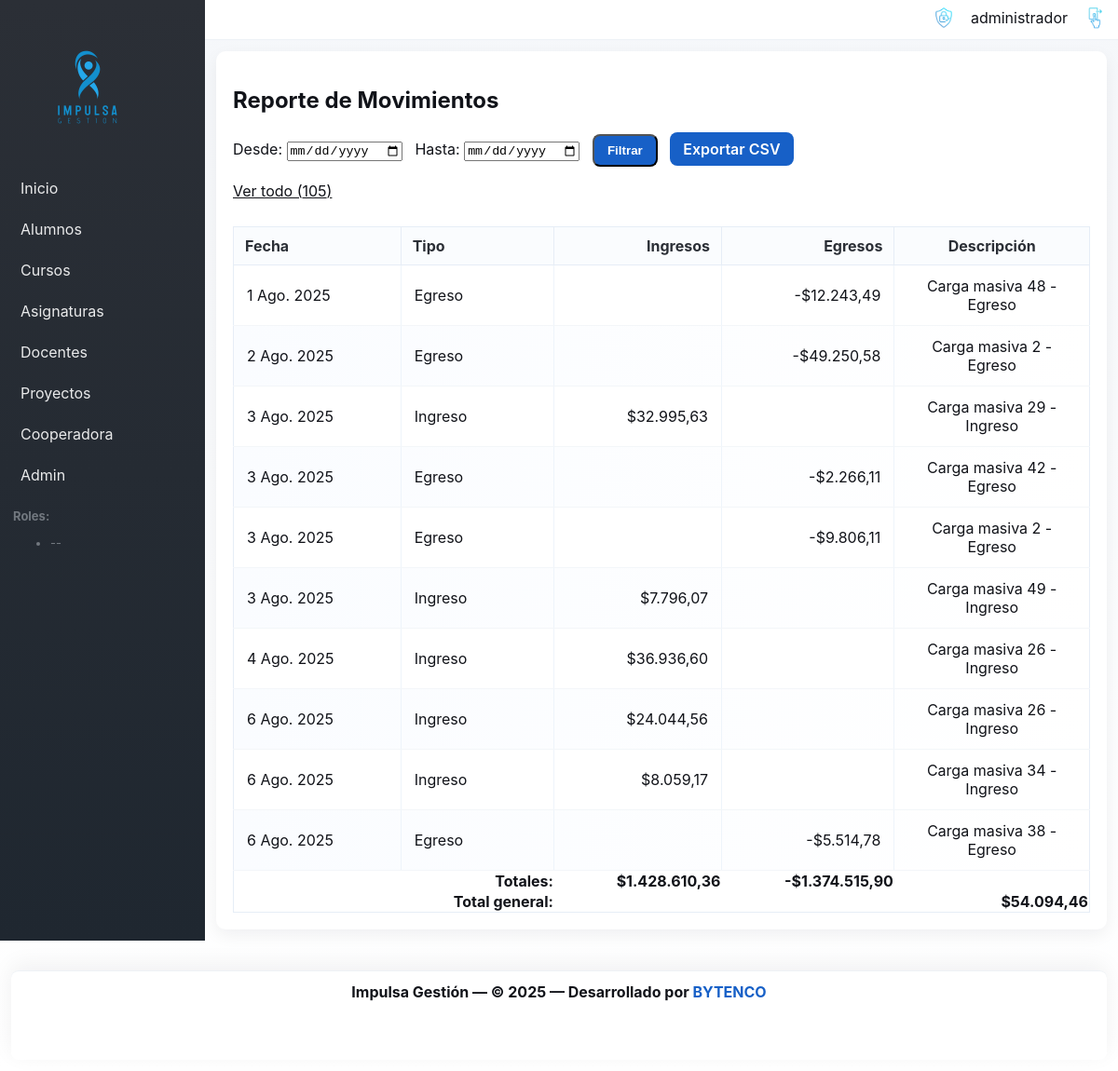
The page /cooperadora/report/ (signed in) on the database its author committed.
### cooperadora/models.py (models this page shows, shortened)
class Transaction(models.Model):
    INCOME = 'IN'
    EXPENSE = 'EX'
    ADJUSTMENT = 'AJ'
    TYPE_CHOICES = [
        (INCOME, 'Ingreso'),
        (EXPENSE, 'Egreso'),
        (ADJUSTMENT, 'Ajuste'),
    ]
    date = models.DateField()
    type = models.CharField(max_length=2, choices=TYPE_CHOICES)
    amount = models.DecimalField(max_digits=12, decimal_places=2)
    description = models.TextField(blank=True)
    class Meta:
        permissions = [
            ("manage_adjustments", "Can add/change adjustments"),
        ]

### cooperadora/views.py (the view, shortened to what this page needs)
# urls.py: path('report/', views.TransactionReportView.as_view(), name='transaction_report'),
class TransactionReportView(LoginRequiredMixin, PermissionRequiredMixin, View):
    permission_required = 'cooperadora.view_transaction'
    def get(self, request):
        desde = request.GET.get('desde')
        hasta = request.GET.get('hasta')
        fmt = request.GET.get('format')
        qs = Transaction.objects.all().order_by('date')
        errors = []
        if desde:
            d = parse_date(desde)
            if not d:
                errors.append('Fecha "desde" inválida')
            else:
                qs = qs.filter(date__gte=d)
        if hasta:
            h = parse_date(hasta)
            if not h:
                errors.append('Fecha "hasta" inválida')
            else:
                qs = qs.filter(date__lte=h)
        full_qs = qs
        total_income = Decimal('0')
        total_expense = Decimal('0')
        for t in full_qs:
            amt = t.amount
            if t.type == Transaction.INCOME:
                total_income += Decimal(amt)
            elif t.type == Transaction.EXPENSE:
                total_expense += -Decimal(amt)
            else:
                if amt >= 0:
                    total_income += Decimal(amt)
                else:
                    total_expense += Decimal(amt)
        total_general = total_income + total_expense
        show_all = request.GET.get('all') == '1'
        total_count = full_qs.count()
        if not show_all:
            limited = total_count > 10
            qs_display = full_qs[:10]
        else:
            limited = False
            qs_display = full_qs
        rows = []
        for t in qs_display:
            amt = t.amount
            income_col = None
            expense_col = None
            if t.type == Transaction.INCOME:
                income_col = amt
            elif t.type == Transaction.EXPENSE:
                expense_col = -Decimal(amt)
            else:  # ADJUSTMENT
                if amt >= 0:
                    income_col = amt
                else:
                    expense_col = Decimal(amt)  # amt is negative
            rows.append({
                'date': t.date,
                'type': t.get_type_display(),
                'income': income_col,
                'expense': expense_col,
                'description': t.description or '',
            })
        return render(request, 'cooperadora/report.html', {
            'transactions': rows,
            'errors': errors,
            'desde': desde or '',
            'hasta': hasta or '',
            'total_income': total_income,
            'total_expense': total_expense,
            'total_general': total_general,
            'limited': limited,
            'total_count': total_count,
        })

### cooperadora/templatetags/money_filters.py (called while the page is built)
@register.filter()
def money(value, currency='ARS'):
    try:
        val = float(value)
    except Exception:
        return value
    symbols = {
        'ARS': '$',
        'USD': 'US$'
    }
    symbol = symbols.get(str(currency).upper(), str(currency))
    negative = val < 0
    val = abs(val)
    s = f"{val:,.2f}"
    s = s.replace(',', 'X').replace('.', ',').replace('X', '.')
    if negative:
        return f"-{symbol}{s}"
    return f"{symbol}{s}"

### templates/cooperadora/report.html (shortened to what this page needs)
{% extends 'base.html' %}
{% load money_filters %}
{% block content %}
<h2>Reporte de Movimientos</h2>
<form method="get" class="form-inline">
  <label>Desde: <input type="date" name="desde" value="{{ desde }}"></label>
  <label>Hasta: <input type="date" name="hasta" value="{{ hasta }}"></label>
  <button class="btn" type="submit">Filtrar</button>
  <a class="btn" href="?{% if desde %}desde={{ desde }}&{% endif %}{% if hasta %}hasta={{ hasta }}&{% endif %}format=csv">Exportar CSV</a>
</form>
{% if limited %}
  <p><a class="btn--ghost" href="?{% if desde %}desde={{ desde }}&{% endif %}{% if hasta %}hasta={{ hasta }}&{% endif %}all=1">Ver todo ({{ total_count }})</a></p>
{% elif total_count and total_count > 10 %}
  <p><a class="btn--ghost" href="?{% if desde %}desde={{ desde }}&{% endif %}{% if hasta %}hasta={{ hasta }}&{% endif %}all=1">Ver todo ({{ total_count }})</a></p>
{% endif %}
<div class="table-wrapper">
  <table class="table">
  <thead>
    <tr>
      <th>Fecha</th>
      <th>Tipo</th>
      <th style="text-align:right">Ingresos</th>
      <th style="text-align:right">Egresos</th>
      <th>Descripción</th>
    </tr>
  </thead>
  <tbody>
    {% for r in transactions %}
      <tr>
        <td>{{ r.date }}</td>
        <td>{{ r.type }}</td>
  <td style="text-align:right">{% if r.income %}{{ r.income|money }}{% else %}&nbsp;{% endif %}</td>
  <td style="text-align:right">{% if r.expense %}{{ r.expense|money }}{% else %}&nbsp;{% endif %}</td>
        <td>{{ r.description }}</td>
      </tr>
    {% empty %}
      <tr><td colspan="5">No hay transacciones para el rango seleccionado.</td></tr>
    {% endfor %}
  </tbody>
  <tfoot>
    <tr>
      <td colspan="2" style="text-align:right"><strong>Totales:</strong></td>
  <td style="text-align:right"><strong>{{ total_income|money }}</strong></td>
  <td style="text-align:right"><strong>{{ total_expense|money }}</strong></td>
      <td></td>
    </tr>
    <tr>
      <td colspan="2" style="text-align:right"><strong>Total general:</strong></td>
  <td style="text-align:right" colspan="3"><strong>{% if total_general < 0 %}<span style="color:red">{{ total_general|money }}</span>{% else %}{{ total_general|money }}{% endif %}</strong></td>
    </tr>
  </tfoot>
  </table>
</div>
{% endblock %}

### templates/base.html (shortened to what this page needs)
{% load static %}
<!doctype html>
<html lang="es">
  <head>
  <link rel="stylesheet" href="{% static 'css/site.css' %}?v=2">
  </head>
  <body>
    <div class="layout">
  <aside class="sidebar" id="site-sidebar" aria-hidden="true">
        <div class="sidebar-brand">
          <a href="/"><img src="{% static 'FullLogo_Transparent.png' %}" alt="Impulsa"/></a>
        </div>
        <nav class="sidebar-nav">
          <a href="/">Inicio</a>
          {% if user.is_authenticated and user.is_superuser or user.is_authenticated and 'students.view_student' in user_perms %}
            <a href="/students/">Alumnos</a>
          {% endif %}
          {% if user.is_authenticated and user.is_superuser or user.is_authenticated and 'courses.view_course' in user_perms %}
            <a href="/courses/">Cursos</a>
          {% endif %}
          {% if user.is_authenticated and user.is_superuser or user.is_authenticated and 'subjects.view_subject' in user_perms %}
            <a href="/subjects/">Asignaturas</a>
          {% endif %}
          {% if user.is_authenticated and user.is_superuser or user.is_authenticated and 'teachers.view_teacher' in user_perms %}
            <a href="/teachers/">Docentes</a>
          {% endif %}
          {% if user.is_authenticated and user.is_superuser or user.is_authenticated and 'projects.view_project' in user_perms %}
            <a href="/projects/">Proyectos</a>
          {% endif %}
          {% if user.is_authenticated and user.is_superuser or user.is_authenticated and 'cooperadora.view_transaction' in user_perms %}
            <a href="/cooperadora/">Cooperadora</a>
          {% endif %}
          {% if user.is_superuser %}
            <a href="/admin/">Admin</a>
          {% endif %}
        </nav>
        <div class="sidebar-roles">
          {% if user.is_authenticated %}
            <strong>Roles:</strong>
            <ul>
              {% for r in user_roles %}<li>{{ r }}</li>{% empty %}<li>--</li>{% endfor %}
            </ul>
          {% endif %}
        </div>
      </aside>
      <div class="main-area">
        <header class="topbar">
          <div class="container topbar-inner">
            <div class="top-actions">
              <div class="user-menu">
                  {% if user.is_authenticated %}
                    <div class="user-auth">
                      <img src="{% static 'Acceso_garantizado.png' %}" alt="Acceso garantizado" class="accesso-icon" aria-hidden="true"/>
                      <span class="user-name">{{ user.username }}</span>
                      <a href="{% url 'core:logout' %}" title="Salir" class="logout-link">
                        <img src="{% static 'Salir.png' %}" alt="Salir" class="logout-icon" />
                      </a>
                    </div>
                  {% else %}
                    <a href="{% url 'core:login' %}" title="Ingresar">
                      <img src="{% static 'Accesso.png' %}" alt="Ingresar" class="login-icon" />
                    </a>
                  {% endif %}
                </div>
            </div>
          </div>
        </header>
        <main class="container content-area">
          {% block content %}{% endblock %}
        </main>
      </div>
    </div>
    <footer class="site-footer">
      <div class="container">
        <p>
          Impulsa Gestión — &copy; 2025 — Desarrollado por
          <a href="https://www.bytenco.com.ar" target="_blank" rel="noopener noreferrer" class="bytenco-credit">
            BYTENCO
          </a>
        </p>
      </div>
    </footer>
  </body>
</html>

### static/css/site.css (style rules this page uses)
:root { --gray-900:#111319; --gray-700:#2b2f36; --gray-500:#72787f; --blue-800:#0b3d91; --blue-600:#1760c7; --sky-400:#56c3ff; --accent:#56c3ff; --muted:#f5f7fa; }
* { box-sizing:border-box }
body { margin:0; font-family: Inter, system-ui, -apple-system, "Segoe UI", Roboto, "Helvetica Neue", Arial; background: linear-gradient(180deg,var(--muted),#ffffff); color:var(--gray-900); padding-bottom:140px; }
.container { max-width:1100px; margin:0 auto; padding:20px; }
.layout { display:flex;min-height:100vh }
.sidebar { width:220px; background:linear-gradient(180deg,var(--gray-700), #1f2730); color:white; padding:18px 14px; }
.sidebar-brand { padding:12px 0;display:flex;align-items:center;gap:8px }
.sidebar-brand img { height:128px;display:block }
.sidebar-nav { display:flex;flex-direction:column;gap:8px;margin-top:14px }
.sidebar-nav a { color:rgba(255,255,255,0.9);text-decoration:none;padding:8px;border-radius:6px }
.sidebar-roles { margin-top:18px;font-size:13px;color:var(--gray-500) }
.main-area { flex:1;display:flex;flex-direction:column }
.topbar { background:white;border-bottom:1px solid #eef2f6;position:sticky;top:0;z-index:1200 }
.topbar .container { padding-left:12px;padding-right:12px;padding-top:6px;padding-bottom:6px }
.topbar-inner { display:flex;align-items:center;justify-content:space-between;padding:0 }
.top-actions { display:flex;gap:12px;align-items:center }
.user-menu a { display:inline-flex;align-items:center;gap:8px }
.accesso-icon { height:26px;vertical-align:middle;margin-right:8px }
.logout-icon { height:26px;vertical-align:middle;margin-left:8px;filter:brightness(0.9) }
.user-auth { display:inline-flex;align-items:center;gap:8px }
.notif-icon, .login-icon, .bytenco-logo, .accesso-icon, .logout-icon { transition: transform .12s ease, filter .12s ease, opacity .12s ease; will-change: transform, filter, opacity; }
.content-area { background:white;margin:12px;border-radius:10px;padding:18px;box-shadow:0 6px 18px rgba(16,24,40,0.06) }
.site-footer { margin-top:12px; padding:14px 0; text-align:center; color:var(--gray-700); background:white; position:fixed; left:12px;right:12px;bottom:12px; height:96px; border-top:1px solid #eef2f6; z-index:9999; padding:12px 20px; border-radius:8px; box-shadow:0 -6px 24px rgba(16,24,40,0.06); }
.site-footer .container { display:flex;align-items:center;justify-content:center;gap:10px;padding:0 }
.site-footer p { margin:0;color:var(--gray-900);font-weight:700;font-size:16px;white-space:normal }
.site-footer a.bytenco-credit { display:inline-flex;align-items:center;gap:8px;color:var(--blue-600);text-decoration:none }
.bytenco-credit { color:var(--gray-500);text-decoration:none }
h1,h2 { color:var(--gray-900) }
.table-wrapper { overflow:auto;-webkit-overflow-scrolling:touch }
.table { width:100%;border-collapse:collapse;margin-top:12px;border:1px solid #e6edf6;background:white }
.table thead th { background:#fafcfe;color:var(--gray-700);font-weight:700;padding:10px 12px;border-bottom:1px solid #e6edf6;border-right:1px solid #e6edf6;text-align:left }
.table thead th:last-child { border-right:0 }
.table tbody td { padding:12px 14px;border-bottom:1px solid #f3f6f9;border-right:1px solid #eef4fb;vertical-align:middle }
.table tbody td:last-child { border-right:0 }
.table th:first-child, .table td:first-child { width:120px }
.table th:nth-child(2), .table td:nth-child(2) { width:110px }
.table th:nth-child(3), .table td:nth-child(3), .table th:nth-child(4), .table td:nth-child(4) { width:120px;text-align:right }
.table th:last-child, .table td:last-child { width:140px;text-align:center }
.table td:nth-child(5) { white-space:normal;max-width:60ch;overflow:hidden;text-overflow:ellipsis }
.table tbody tr:nth-child(even) { background:linear-gradient(90deg, rgba(245,249,255,0.5), rgba(255,255,255,0.5)) }
.btn { display:inline-block; padding:8px 14px; border-radius:8px; background:var(--blue-600); color:white; text-decoration:none; font-weight:600; }
.btn--ghost { background:transparent; border:1px solid var(--gray-300); color:var(--gray-900); }

### rows shown on the page
Transaction: date "1 Ago. 2025", description "Carga masiva 48 - Egreso"
Transaction: date "2 Ago. 2025", description "Carga masiva 2 - Egreso"
Transaction: date "3 Ago. 2025", income "$32.995,63", description "Carga masiva 29 - Ingreso"
Transaction: date "3 Ago. 2025", description "Carga masiva 42 - Egreso"
Transaction: date "3 Ago. 2025", description "Carga masiva 2 - Egreso"
Transaction: date "3 Ago. 2025", income "$7.796,07", description "Carga masiva 49 - Ingreso"
Transaction: date "4 Ago. 2025", income "$36.936,60", description "Carga masiva 26 - Ingreso"
Transaction: date "6 Ago. 2025", income "$24.044,56", description "Carga masiva 26 - Ingreso"
Transaction: date "6 Ago. 2025", income "$8.059,17", description "Carga masiva 34 - Ingreso"
Transaction: date "6 Ago. 2025", description "Carga masiva 38 - Egreso"

### other values the page prints
{{ user.username }} "administrador"
{{ total_count }} "105"
{{ r.type }} "Egreso" "Egreso" "Ingreso" "Egreso" "Egreso" "Ingreso" "Ingreso" "Ingreso" "Ingreso" "Egreso"
{{ r.expense|money }} "-$12.243,49" "-$49.250,58" "-$2.266,11" "-$9.806,11" "-$5.514,78"
{{ total_income|money }} "$1.428.610,36"
{{ total_expense|money }} "-$1.374.515,90"
{{ total_general|money }} "$54.094,46"
